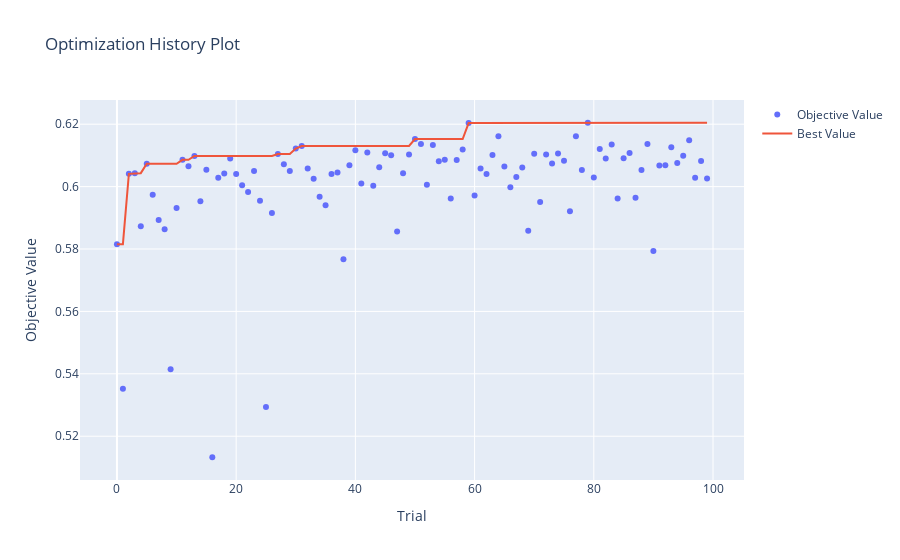

Notebook source saved alongside this figure:
### Code cell
optuna.visualization.plot_optimization_history(study_ab)
